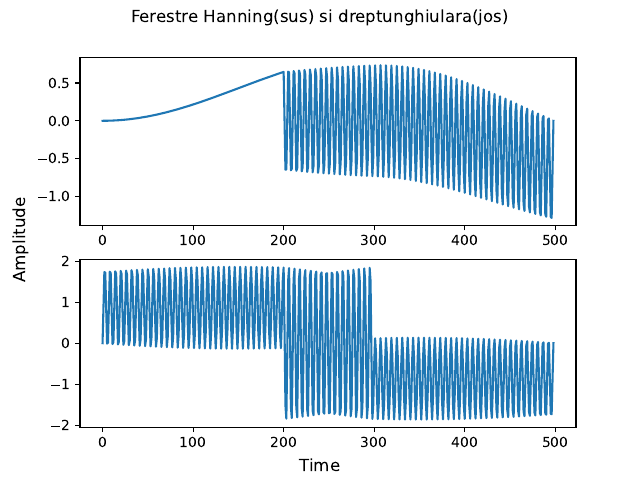

Source code (Python):
import numpy as np
import matplotlib.pyplot as plt
num_samples = 600

def get_hann(n, omega):
    if n>=0 and n < omega:  
      return 0.5*(1-np.cos(2*np.pi*n/num_samples))
    else:
      return 0

def get_window(n, omega):
   if n in range(0, omega):
      return 1
   else:
      return 0

hanning_filter = np.array([get_hann(n, 200) for n in range(200)])
rect_filter = np.array([get_window(n, 200) for n in range(200)])

f = 100
time = np.linspace(0, 0.5, 300)
signal = np.array([np.sin(2*np.pi*f*t) for t in time])

pass_1 = np.convolve(signal, hanning_filter)
pass_2 = np.convolve(signal, rect_filter)
fig, axs = plt.subplots(2)
plt.suptitle("Ferestre Hanning(sus) si dreptunghiulara(jos)")
axs[0].plot(np.arange(len(pass_1)), pass_1)
fig.supxlabel("Time")
fig.supylabel("Amplitude")
axs[1].plot(np.arange(len(pass_2)), pass_2)
plt.savefig("ex5.pdf")